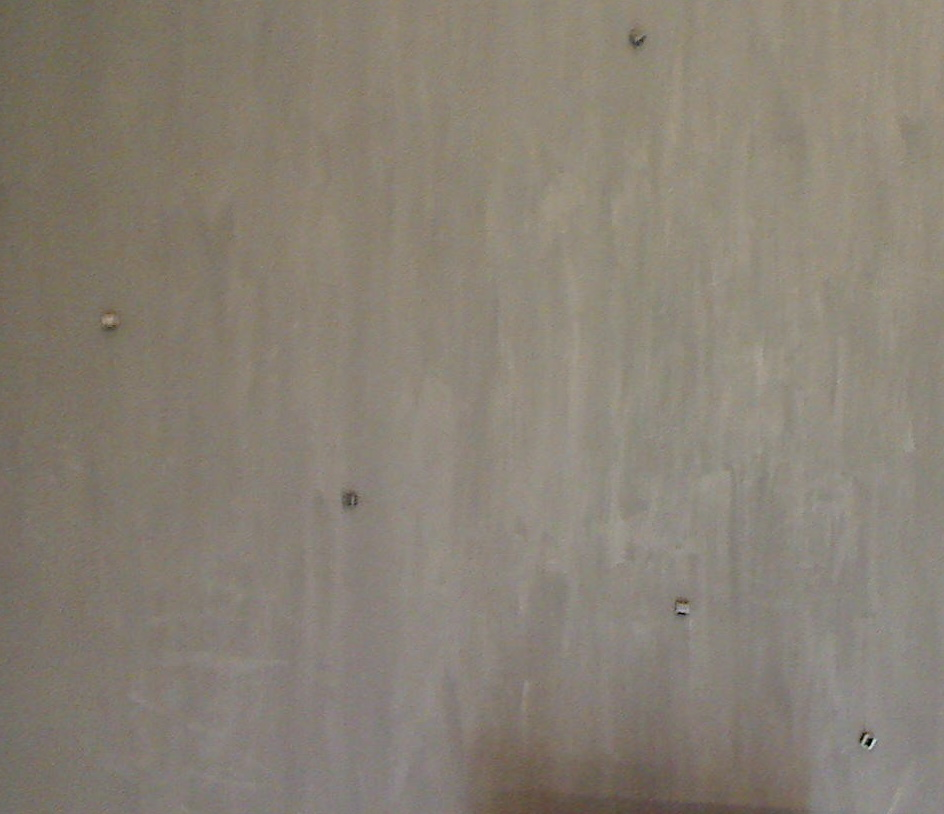
#> input picture computer-vision/IDP/pics/arena3-4.jpg, 944 x 814 px
$ python mines.py   (older library calls are emulated)
#> lines starting #> are read from the running program, lines starting #| are printed output that depends on the picture; after the words box and inside, x2 and y2 are one past the last pixel; in counts of white or black regions, pixels touching at a corner belong together
import cv2
import numpy as np
from matplotlib import pyplot as plt
from skimage.util import img_as_ubyte
from skimage import exposure
import time

def simple_brighten(img, a=1.0, b=0.0):
    new_img = np.zeros_like(img)
    for y in range(img.shape[1]):
        for x in range(img.shape[0]):
            new_img = np.clip(a*img[y,x] + b, 0, 255)
    return new_img

def apply_fn(img, fn):

    lookUpTable = np.empty((1,256), np.uint8)
    for i in range(256):
        lookUpTable[0,i] = np.clip(fn(i), 0, 255)

    return cv2.LUT(img, lookUpTable)


def gamma_brighten(img, g=0.2):
    return apply_fn(img, lambda x: np.clip(pow(x / 255.0, g) * 255.0, 0, 255))

# currently untested, basically copy/pasted from __main__
def find_mines(img):
    bright = cv2.bitwise_not(gamma_brighten(img, 0.4))
    sobel = cv2.Sobel(bright, cv2.CV_64F, 0, 1, ksize=25)
    mean = sobel.mean()

    for y in range(h):
        for x in range(w):
            sobel[y, x] = abs(sobel[y, x] - mean)

    max_val = sobel.max()

    sobel2 = exposure.rescale_intensity(sobel, in_range=(0, max_val))
    sobel2 = img_as_ubyte(sobel2)

    ret, threshed = cv2.threshold(sobel2, 0, 255, cv2.THRESH_BINARY + cv2.THRESH_OTSU)
    closed = cv2.morphologyEx(threshed, cv2.MORPH_CLOSE, np.ones((25, 25),np.uint8))

    contours, hierarchy = cv2.findContours(closed, cv2.RETR_TREE, cv2.CHAIN_APPROX_SIMPLE)

    centroids = []
    for c in contours:
        M = cv2.moments(c)
        centroids.append((int(M['m10']/M['m00']), int(M['m01']/M['m00'])))

    return centroids

if __name__ == "__main__":

    print("starting")
    tstart = time.time()

    fname = "pics/arena3-4.jpg"

    img = cv2.imread(fname, cv2.IMREAD_GRAYSCALE)
#> img: shape (814, 944); min 0, max 232, mean 129.3

    h, w = np.shape(img)
#> h = 814; w = 944

    print(h, w)
#| 814 944

    bright = cv2.bitwise_not(gamma_brighten(img, 0.4))
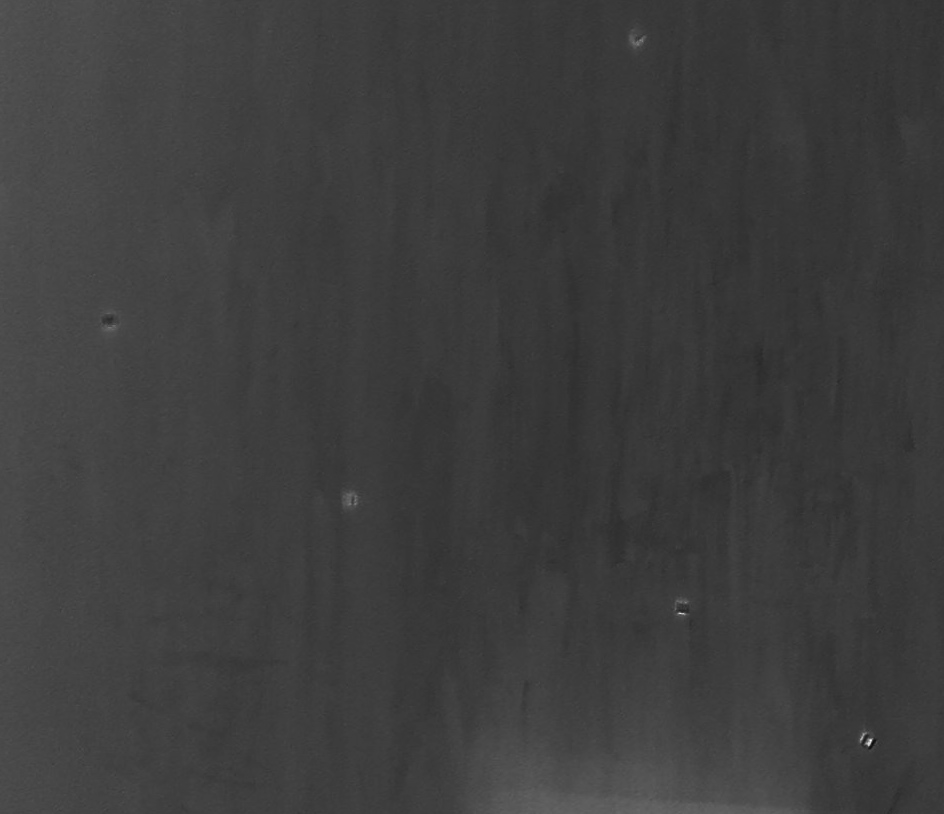
#> bright: shape (814, 944); min 10, max 255, mean 61.4
    sobel = cv2.Sobel(bright, cv2.CV_64F, 0, 1, ksize=25)
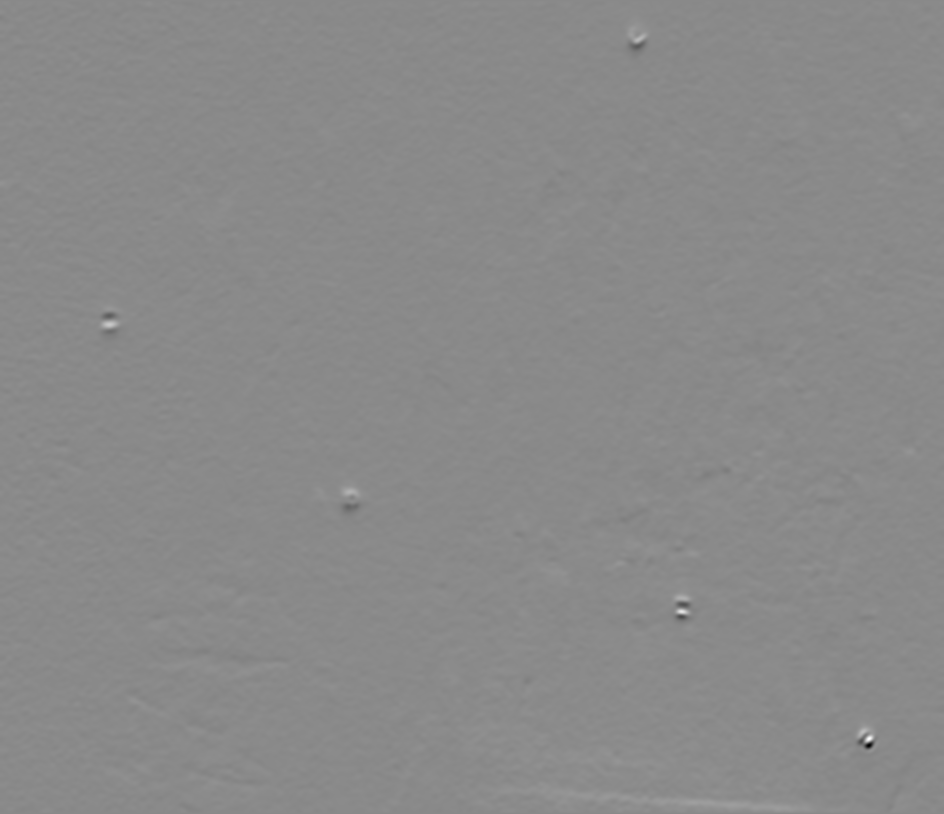
#> sobel: shape (814, 944) float64; min -1.9e+15, max 1.61e+15, mean 2.16e+12; drawn with min black and max white
    mean = sobel.mean()
#> mean = 2.16e+12

    for y in range(h):
        for x in range(w):
            sobel[y, x] = abs(sobel[y, x] - mean)
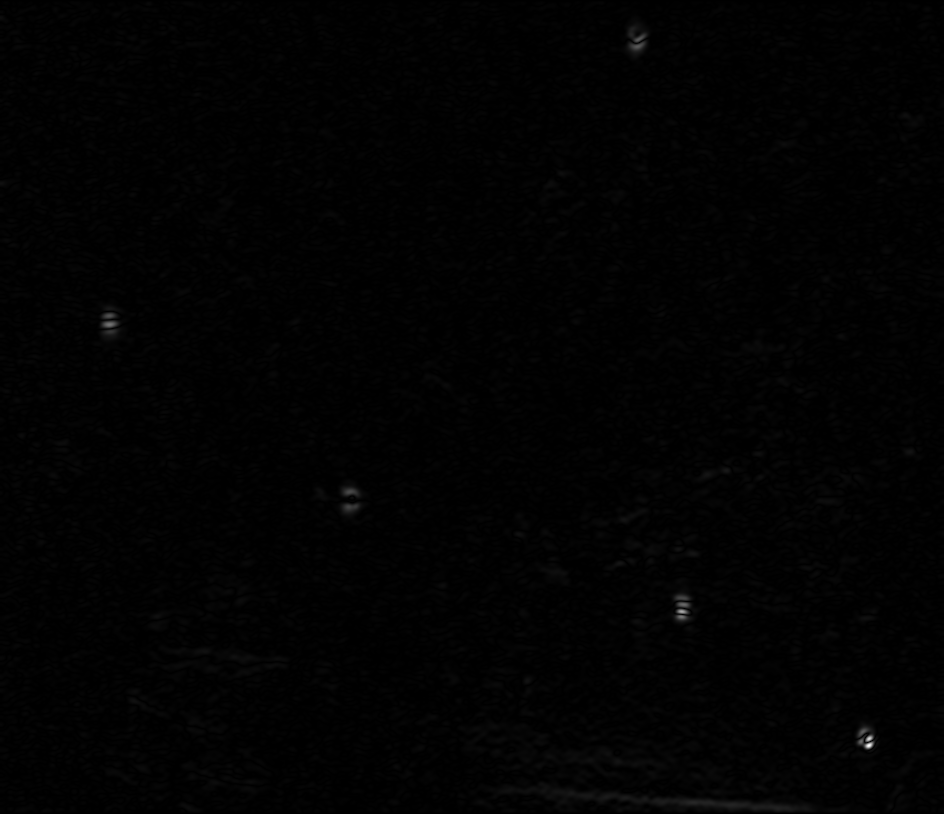
#> sobel: shape (814, 944) float64; min 61306530.5, max 1.9e+15, mean 1.69e+13; drawn with min black and max white

    max_val = sobel.max()
#> max_val = 1.9e+15

    sobel2 = exposure.rescale_intensity(sobel, in_range=(0, max_val))
    sobel2 = img_as_ubyte(sobel2)

    ret, threshed = cv2.threshold(sobel2, 0, 255, cv2.THRESH_BINARY + cv2.THRESH_OTSU)
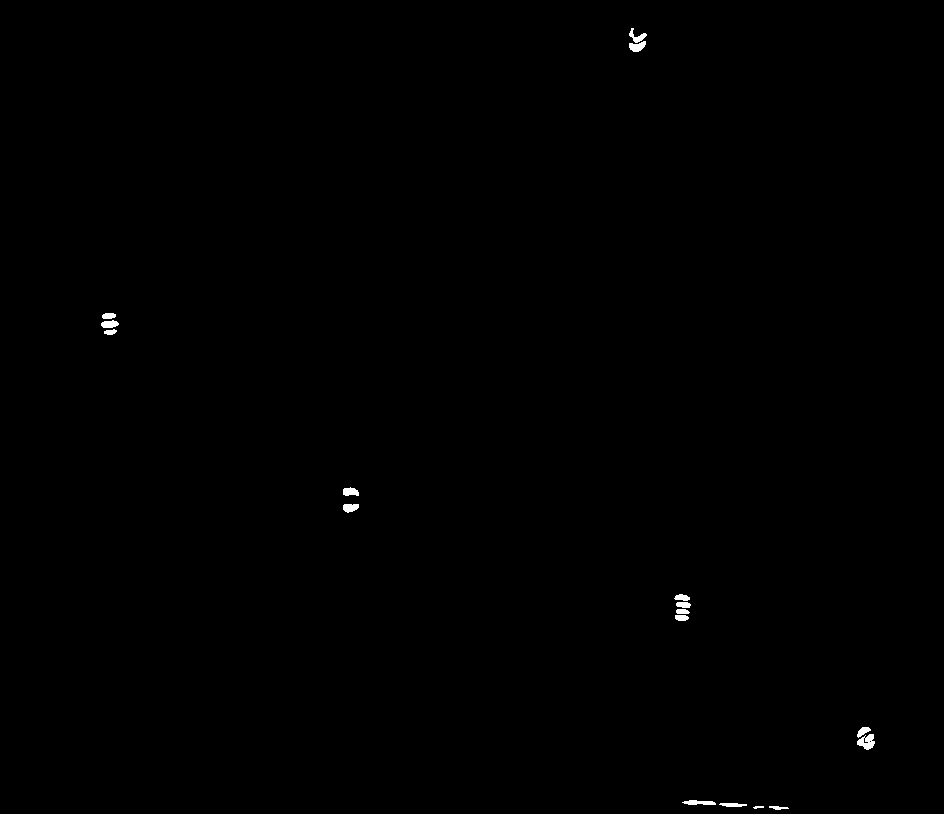
#> threshed: shape (814, 944); 0.2% white; 17 white regions, largest, box (x1, y1, x2, y2) and area: (857, 734, 875, 750) 178, (682, 800, 716, 805) 124, (629, 41, 646, 52) 123
#> ret = 28
    closed = cv2.morphologyEx(threshed, cv2.MORPH_CLOSE, np.ones((25, 25),np.uint8))
#> closed: shape (814, 944); 0.36% white; 6 white regions


    colour_img = cv2.imread(fname)
#> colour_img is the input picture: shape (814, 944, 3); mean B, G, R 116.7, 128.2, 136.1

    contours, hierarchy = cv2.findContours(closed, cv2.RETR_TREE, cv2.CHAIN_APPROX_SIMPLE)
#> contours = 6 contours; box (x1, y1, x2, y2) and area: (682, 800, 789, 814) 986, (674, 594, 691, 621) 339, (343, 487, 359, 513) 327, (857, 727, 875, 750) 280, (629, 28, 647, 52) 276, (101, 313, 119, 335) 269
    for c in contours:
        (x, y), radius = cv2.minEnclosingCircle(c)
        centre = (int(x), int(y))
        radius = int(radius)
        contoured = cv2.circle(colour_img, centre, radius, (0,255,0), 2)
#> this loop made 6 passes
#> (x, y, radius, centre) on passes 1, 3, 4, 5, 6: (735, 807.5, 53, (735, 807)), (681.5, 607.1, 13, (681, 607)), (349, 499.6, 12, (348, 499)), (109, 323.3, 11, (109, 323)), (635.2, 39.29, 12, (635, 39))
#> (x, y, radius) on pass 2: (865, 738, 11)
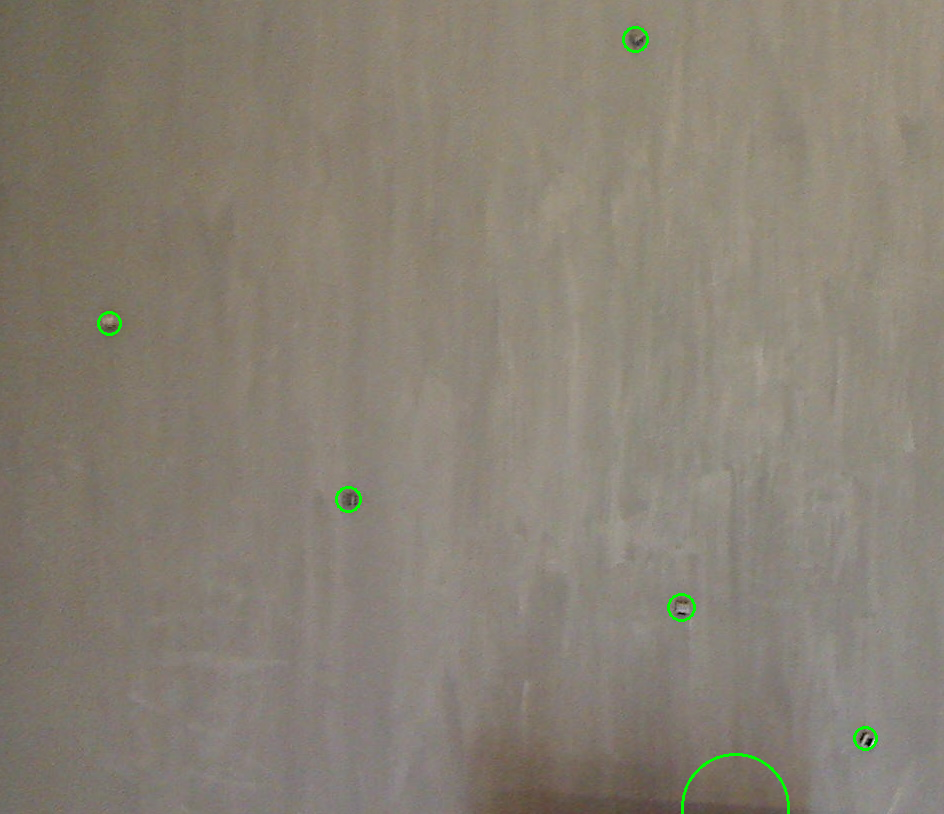
#> colour_img: shape (814, 944, 3); 0.21% of pixels changed, all inside (x1, y1, x2, y2) = (97, 26, 878, 814)

    # cntrs_img = cv2.drawContours(colour_img, contours, -1, (0,255,0), 2)
    colour_img = cv2.imread(fname) # because the drawContours function modifies it

    tend = time.time()
    print(f"done. time: {tend - tstart} s")


    to_draw = [contoured]#[colour_img, sobel, contoured]


    for i, img in enumerate(to_draw):
        plt.subplot(1, len(to_draw),i+1)
        plt.axis("off")
        plt.imshow(img,'gray')
#> this loop made 1 pass

    plt.show()

$ run again, with computer-vision/IDP/pics/arena3-1.jpg copied over computer-vision/IDP/pics/arena3-4.jpg
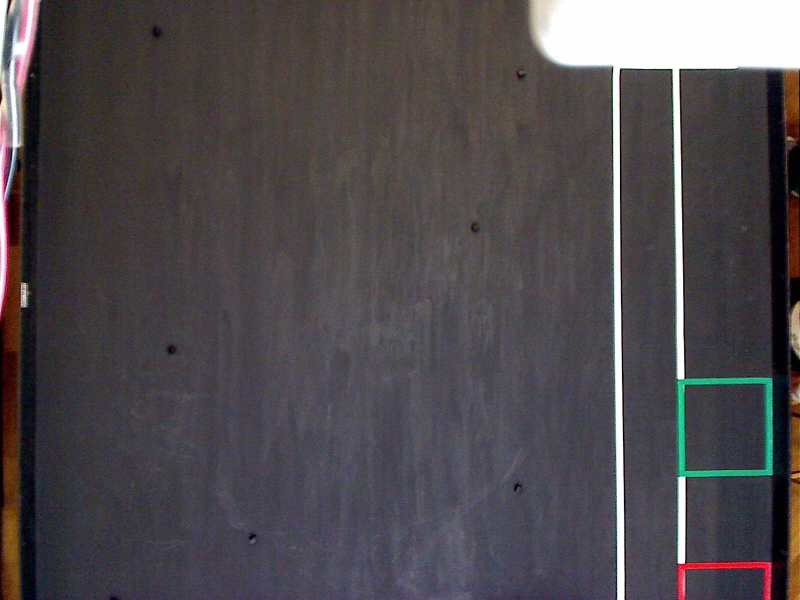
#> input picture computer-vision/IDP/pics/arena3-1.jpg, 1600 x 1200 px (shown at 1/2 size)
#| 1200 1600
#> mean = 4.59e+12
#> max_val = 3.08e+15
#> `ret, threshed = cv2.threshold(sobel2, 0, 255, cv2.THRESH_BINARY + cv2...`:
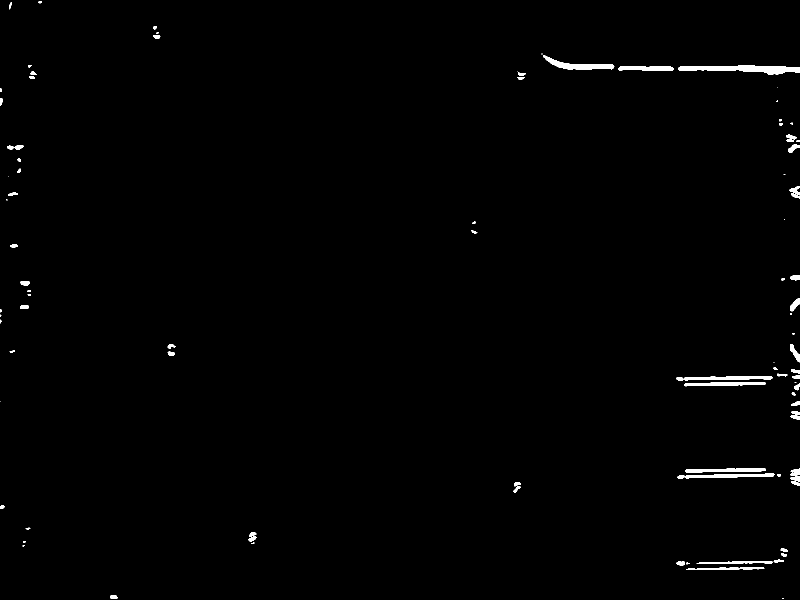
#> threshed: shape (1200, 1600) (shown at 1/2 size); 0.81% white; 97 white regions (21 under 20 px), largest, box (x1, y1, x2, y2) and area: (1356, 131, 1600, 150) 2510, (1086, 110, 1229, 139) 1451, (1369, 752, 1545, 761) 1072
#> ret = 46
#> closed: shape (1200, 1600); 1.2% white; 37 white regions (8 under 20 px)
#> colour_img is the input picture: shape (1200, 1600, 3); mean B, G, R 78.1, 74.5, 79.5
#> contours = 37 contours, 11 with area under 20; largest, box (x1, y1, x2, y2) and area: (1352, 666, 1600, 840) 5586, (1086, 110, 1600, 150) 4510, (1354, 936, 1600, 972) 3431, (1353, 1096, 1575, 1140) 2744, (1558, 238, 1600, 306) 1163
#> the loop `for c in contours:` made 37 passes
#> (x, y, radius, centre) on passes 2, 3, 4, 6, 7, 8, 9, 12: (227, 1195.5, 7, (227, 1195)), (1463.5, 1113.5, 111, (1463, 1113)), (47.5, 1087, 5, (47, 1087)), (55.5, 1057, 4, (55, 1057)), (3.69, 1014, 4, (3, 1014)), (1033.1, 974.3, 10, (1033, 974)), (1477.1, 954, 123, (1477, 954)), (343, 699.5, 11, (343, 699))
#> after the loop `for c in contours:`:
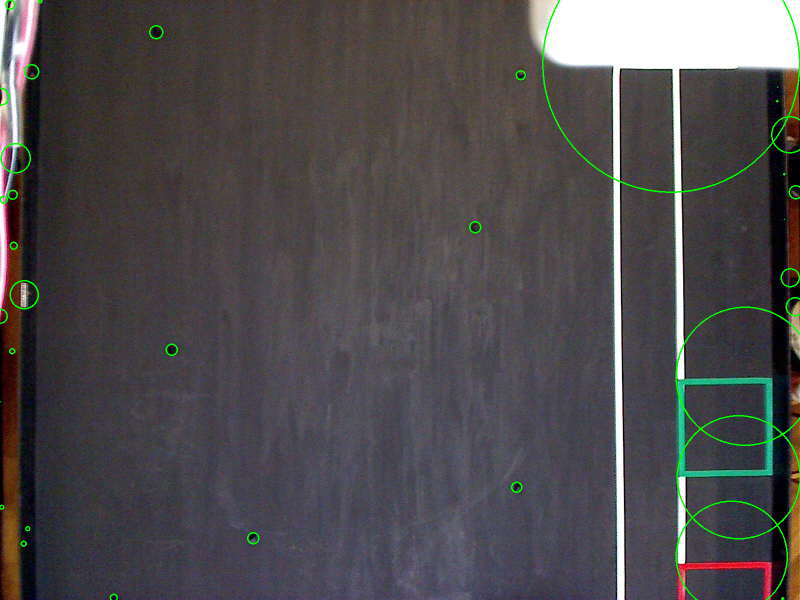
#> colour_img: shape (1200, 1600, 3) (shown at 1/2 size); 0.73% of pixels changed, all inside (x1, y1, x2, y2) = (0, 0, 1600, 1200)
#> the loop `for i, img in enumerate(to_draw):` made 1 pass
